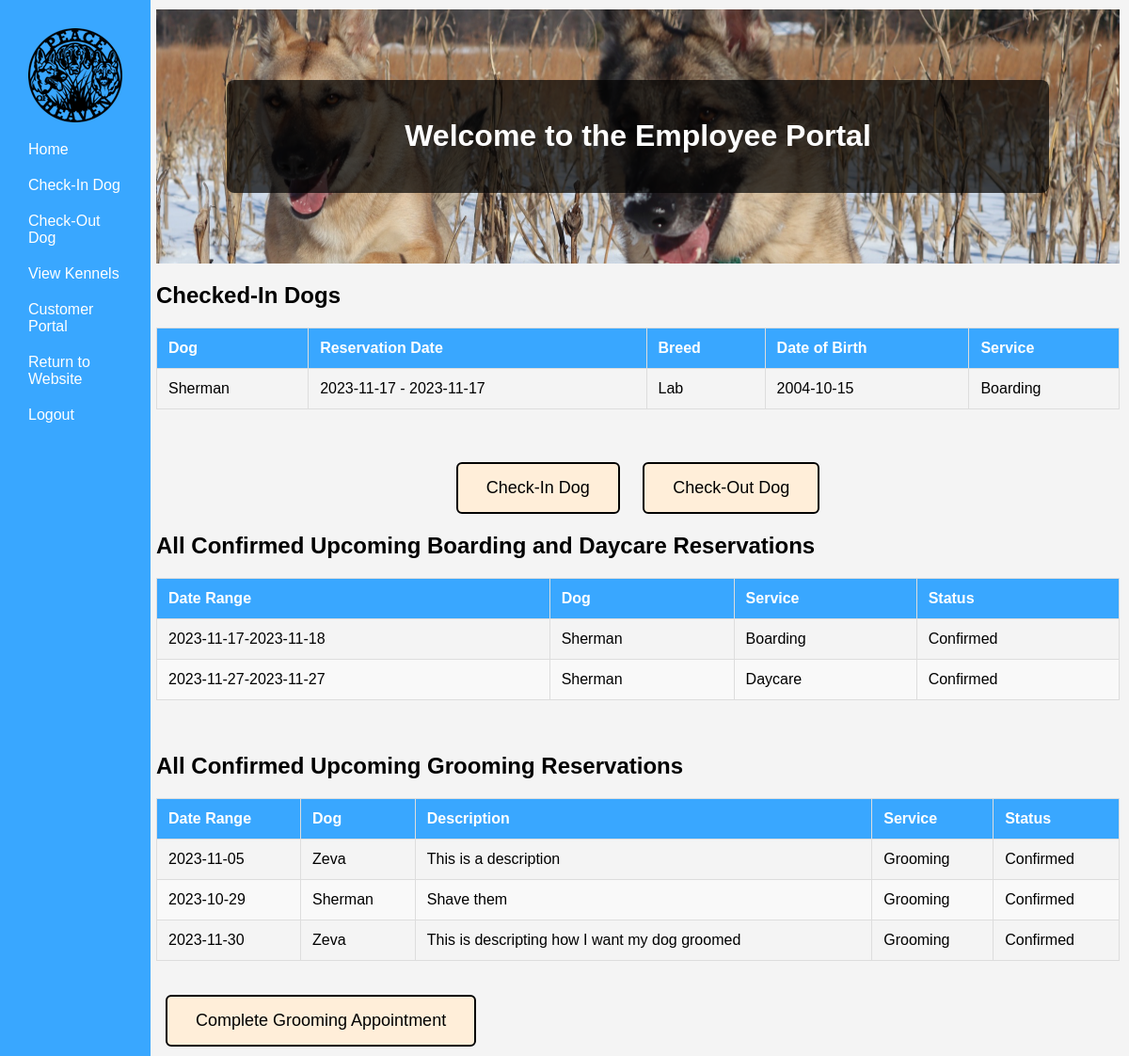
Page /php/Employee Portal/EmpHome.php (signed in) on the earlier database version.
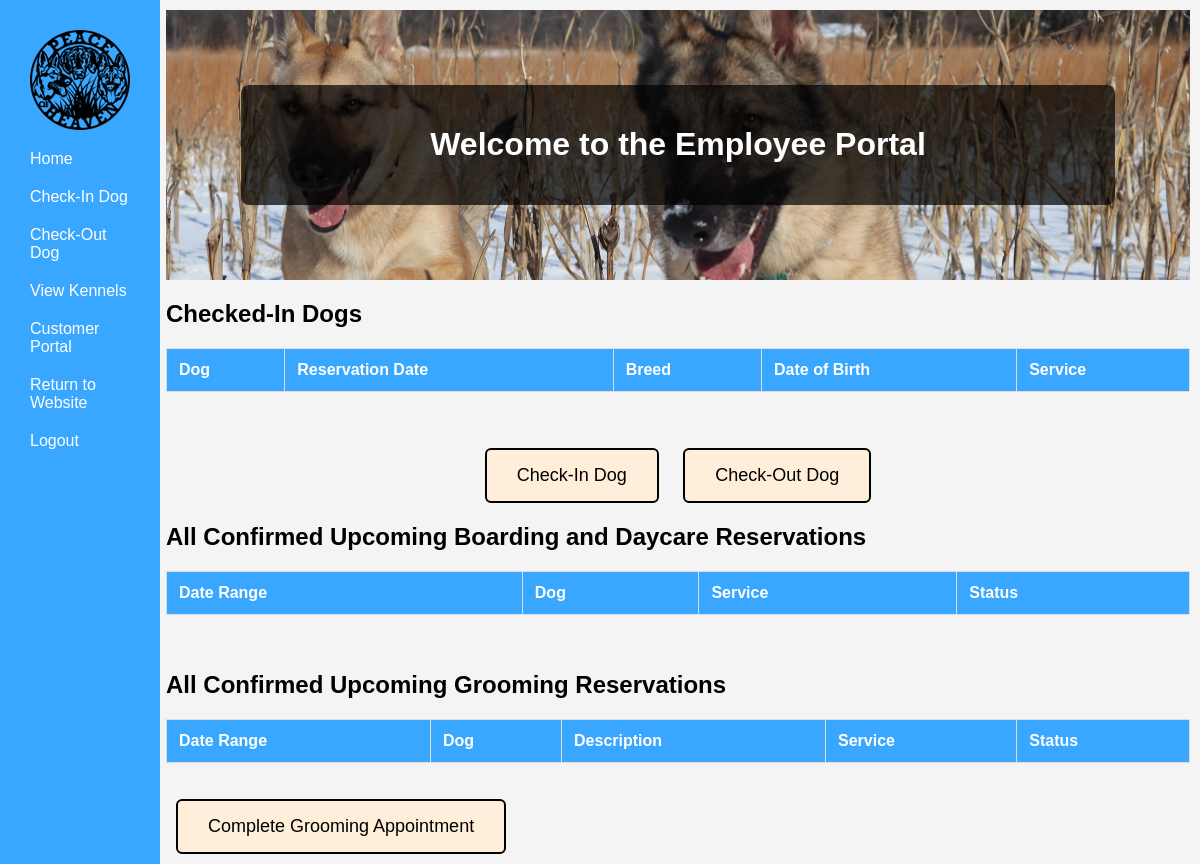
Same page on the later database version.
### tables this page shows
CREATE TABLE `reservation` (
  `Res_ID` int(11) NOT NULL,
  `ResStartTime` date NOT NULL,
  `ResEndTime` date NOT NULL,
  `EmerContact` varchar(255) NOT NULL,
  `EmerPhone` varchar(12) NOT NULL,
  `isCheckedIn` tinyint(1) NOT NULL,
  `ServiceType` text NOT NULL,
  `isApproved` tinyint(1) NOT NULL,
  `ResDesc` varchar(500) NOT NULL,
  `isFinished` tinyint(1) NOT NULL,
  `CustID` int(11) NOT NULL,
  `DogID` int(11) NOT NULL,
  `KennelID` int(11) NOT NULL
);

CREATE TABLE `dog` (
  `DogID` int(11) NOT NULL,
  `DogName` varchar(30) NOT NULL,
  `Breed` varchar(30) NOT NULL,
  `DogDOB` date NOT NULL,
  `Sex` char(1) NOT NULL,
  `isFixed` tinyint(1) NOT NULL,
  `Weight` int(3) NOT NULL,
  `Color` varchar(16) NOT NULL,
  `HasForms` tinyint(1) NOT NULL DEFAULT 0,
  `DogOtherInfo` varchar(500) NOT NULL,
  `CustID` int(11) NOT NULL
);

CREATE TABLE `grooming_reservation` (
  `GroomResID` int(11) NOT NULL,
  `ResStartDate` date NOT NULL,
  `ResEndDate` date NOT NULL,
  `EmerContact` varchar(255) NOT NULL,
  `EmerPhone` varchar(12) NOT NULL,
  `isApproved` tinyint(1) NOT NULL DEFAULT 0,
  `GroomingDesc` varchar(500) NOT NULL,
  `isFinished` tinyint(1) NOT NULL DEFAULT 0,
  `CustID` int(11) NOT NULL,
  `DogID` int(11) NOT NULL
);

### php/UserHandling/classes/Config.php (called while the page is built)
<?php
class Config {
    public static function get($path = null) {
        if($path) {
            $config = $GLOBALS['config'];
            $path = explode('/',$path);
            foreach($path as $bit ) {
                if(isset($config[$bit])) {
                    $config = $config[$bit];
                } else {
                    return false;
                }
            }
            return $config;
        }
        return false;
    }
}

### php/UserHandling/classes/DB.php (called while the page is built, shortened)
<?php
class DB {
    private static $_instance = null;
    private $_pdo,
            $_query,
            $_lastQuery,
            $_error = false,
            $_results,
            $_count = 0;
    private function __construct() {
        try {
            $this->_pdo = new PDO('mysql:host=' . Config::get('mysql/host') . ';dbname=' . Config::get('mysql/db'),Config::get('mysql/username'), Config::get('mysql/password'));
        } catch (PDOException $e) {
            die($e->getMessage());
        }
    }
    public static function getInstance() {
        if(!isset(self::$_instance)) {
            self::$_instance = new DB();
        }
        return self::$_instance;
    }
    public function query($sql, $params = array()) {
        $this->_error = false;
        if($this->_query = $this->_pdo->prepare($sql)) {
            $x=1;
            if(count($params)) {
                foreach($params as $param) {
                    $this->_query->bindValue($x, $param);
                    $x++;
                }
            }
            if($this->_query->execute()) {
                $this->_results = $this->_query->fetchAll(PDO::FETCH_OBJ);
                $this->_count = $this->_query->rowCount();
            } else {
                $this->_error = true;
            }
        }
        return $this;
    }
    public function get($table, $where) {
        return $this->action('SELECT *', $table, $where);
    }
    public function results() {
        return $this->_results;
    }
    public function first() {
        return $this->results()[0];
    }
    private function action ($action, $table, $where = array()) {
        if(count($where) === 3) {
            $operators = array('=','>','<','<=','>=');
            $field      = $where[0];
            $operator   = $where[1];
            $value      = $where[2];
            if (in_array($operator, $operators)) {
                $sql = "{$action} FROM {$table} WHERE {$field} {$operator} ?";
                if(!$this->query($sql,array($value))->error()) {
                    return $this;
                }
            }
        }
        return false;
    }
    public function count() {
        return $this->_count;
    }
    public function error() {
        return $this->_error;
    }
    public function selectWhere($table, $conditions = array()) {
        if (count($conditions) > 0) {
            $where = '';
            $x = 1;
            foreach ($conditions as $field => $value) {
                $where .= "{$field} = ?";
                if ($x < count($conditions)) {
                    $where .= ' AND ';
                }
                $x++;
            }
            $sql = "SELECT * FROM {$table} WHERE {$where}";
            if (!$this->query($sql, array_values($conditions))->error()) {
                return $this;
            }
        }
        return false;
    }
}

### php/UserHandling/classes/User.php (called while the page is built, shortened)
<?php
class User {
    private $_db,
            $_data,
            $_sessionName,
            $_cookieName,
            $_isLoggedIn;
    public function __construct($user = null) {
        $this->_db = DB::getInstance();
        $this->_sessionName = Config::get('session/session_name');
        if(!$user) {
            if(Session::exists($this->_sessionName)) {
                $user = Session::get($this->_sessionName);
                if($this->find($user)) {
                    $this->_isLoggedIn = true;
                } else {
                }
            }
        } else {
            $this->find($user);
        }
    }
    public function find($user = null) {
        if($user) {
            $field = (is_numeric($user)) ? 'id' : 'username';
            $data = $this->_db->get('users', array($field, '=', $user));
            if($data->count() > 0) {
                $this->_data = $data->first();
                return true;
            }
        }
        return false;
    }
    public function data() {
        return $this->_data;
    }
    public function isLoggedIn() {
        return $this->_isLoggedIn;
    }
}

### php/UserHandling/classes/Session.php (called while the page is built, shortened)
<?php
class Session {
    public static function exists($name) {
        return (isset($_SESSION[$name])) ? true : false;
    }
    public static function get($name) {
        return $_SESSION[$name];
    }
}

### php/UserHandling/classes/Reservation.php (called while the page is built, shortened)
<?php
class Reservation {
    private $_db,
            $_reservationData;
    public function __construct($service, array $dogs) {
        $this->_db = DB::getInstance();
    }
    public function getReservationData()
    {
        return $this->_reservationData;
    }
    public function getCheckedInReservations() {
        $whereConditions = array(
            'isApproved' => 1,
            'isCheckedIn' => 1,
            'isFinished' => 0,
        );
        $data = $this->_db->selectWhere('reservation', $whereConditions);
        if ($data->count() > 0) {
            $this->_reservationData = $data->results();
            return true;
        } else {
            return false;
        }
    }
    public function getConfirmedReservations(){
        $whereConditions = array(
            'isApproved' => 1,
            'isFinished' => 0,
        );
        $data = $this->_db->selectWhere('reservation', $whereConditions);
        if ($data->count() > 0) {
            $this->_reservationData = $data->results();
            return true;
        } else {
            return false;
        }
    }
}

### php/UserHandling/classes/Dog.php (called while the page is built, shortened)
<?php
class Dog {
    private $_db,
            $_dogData,
            $_sessionName;
    public function __construct() {
        $this->_db = DB::getInstance();
    }
    public function findDogInfoWithDogID($dog = null){
        if($dog){
            $fields = 'DogID';
            $data = $this->_db->get('dog', array($fields, '=', $dog));
            if($data->count() > 0) {
                $this->_dogData = $data->first();
                return true;
            }
        }else{
            return false;
        }
    }
    public function data(){
        return $this->_dogData;
    }
}

### php/UserHandling/classes/GroomingReservation.php (called while the page is built, shortened)
<?php
class GroomingReservation {
    private $_db,
            $_groomingReservationData,
            $_sessionName,
            $_cookieName;
    public function __construct($service, array $dogs) {
        $this->_db = DB::getInstance();
    }
    public function getReservationData()
    {
        return $this->_groomingReservationData;
    }
    public function getConfirmedGroomingReservations(){
        $whereConditions = array(
            'isApproved' => 1,
            'isFinished' => 0,
        );
        $data = $this->_db->selectWhere('grooming_reservation', $whereConditions);
        if ($data->count() > 0) {
            $this->_groomingReservationData = $data->results();
            return true;
        } else {
            return false;
        }
    }
}

### php/Employee Portal/EmpHome.php (the view, shortened to what the changed rows need)
<?php
    $user = new User();
    if($user->isLoggedIn()) {
    if($user->data()->group == 2 ){
        include("../Employee Portal/EmpNavBar.php");
    }
?>
<!DOCTYPE html>
<html>
<head>
    <link rel="stylesheet" href="/PeaceOfHeavenWebPage/css/EmpHome.css">
</head>
<body>
    <div class=content>
    <div class="header">
        <div class="welcome-box">
        <h1>Welcome to the Employee Portal</h1>
        </div>
    </div>
<h2>Checked-In Dogs</h2>
        <table>
            <thead>
            <tr>
                <th>Dog</th>
                <th>Reservation Date</th>
                <th>Breed</th>
                <th>Date of Birth</th>
                <th>Service</th>
            </tr>
            </thead>
            <tbody>
            <?php
            $reservation = new Reservation('reservation', array());
            $dog = new Dog();
            $reservation->getCheckedInReservations();
            $reservationData = $reservation->getReservationData();
            if(!empty($reservationData)){
                foreach ($reservationData as $reservation){
                    echo '<tr>';
                    $dog->findDogInfoWithDogID($reservation->DogID);
                    $dogData = $dog->data();
                    $dogName = $dog->data()->DogName;
                    echo '<td>'. $dogName . '</td>';
                    echo '<td>'. $reservation->ResStartTime . ' - ' .  $reservation->ResStartTime . '</td>';
                    echo '<td>' . $dogData->Breed . '</td>';
                    echo '<td>' . $dogData->DogDOB . '</td>';
                    echo '<td>' . $reservation->ServiceType . '</td>';
                    echo '</tr>';
                }
            }
            ?>
            </tbody>
        </table>
        <br><br>
         <h2>All Confirmed Upcoming Boarding and Daycare Reservations</h2>
        <table>
            <thead>
            <tr>
                <th>Date Range</th>
                <th>Dog</th>
                <th>Service</th>
                <th>Status</th>
            </tr>
            </thead>
            <tbody>
            <?php
                $reservation = new Reservation('service', array());
                $dog = new Dog();
                $reservation->getConfirmedReservations();
                $allReservations = $reservation->getReservationData();
                if(!empty($allReservations)){
                    foreach ($allReservations as $reservation){
                        echo '<tr>';
                        echo '<td>' . $reservation->ResStartTime . '-'.$reservation->ResEndTime.'</td>';
                        $dog->findDogInfoWithDogID($reservation->DogID);
                        $dogName = $dog->data()->DogName;
                        echo '<td>'.$dogName.'</td>';
                        echo '<td>' . $reservation->ServiceType .'</td>';
                        echo '<td> Confirmed </td>';
                        echo '</tr>';
                    }
                }
            ?>
            </tbody>
        </table>
        <br><br>
                <h2>All Confirmed Upcoming Grooming Reservations</h2>
        <table>
            <thead>
            <tr>
                <th>Date Range</th>
                <th>Dog</th>
                <th>Description</th>
                <th>Service</th>
                <th>Status</th>
            </tr>
            </thead>
            <tbody>
            <?php
                $reservation = new GroomingReservation('service', array());
                $dog = new Dog();
                $reservation->getConfirmedGroomingReservations();
                $allReservations = $reservation->getReservationData();
                if(!empty($allReservations)){
                    foreach ($allReservations as $reservation){
                        echo '<tr>';
                        echo '<td>' . $reservation->ResStartDate . '</td>';
                        $dog->findDogInfoWithDogID($reservation->DogID);
                        $dogName = $dog->data()->DogName;
                        echo '<td>'.$dogName.'</td>';
                        $groomDesc = $reservation->GroomingDesc;
                        echo '<td>'.$groomDesc.'</td>';
                        echo '<td> Grooming </td>';
                        echo '<td> Confirmed </td>';
                        echo '</tr>';
                    }
                }
            ?>
            </tbody>
        </table>
        <br><br>
    </div>
</body>
</html>
<?php } ?>

Differences in the rows shown:
removed reservation: DogID.DogName "Sherman", ResStartTime "2023-11-17", DogID.Breed "Lab", DogID.DogDOB "2004-10-15", ServiceType "Boarding", ResEndTime "2023-11-18"
removed reservation: ResStartTime "2023-11-27", ResEndTime "2023-11-27", DogID.DogName "Sherman", ServiceType "Daycare", shown under "All Confirmed Upcoming Boarding and Daycare Reservations"
removed grooming_reservation: ResStartDate "2023-11-05", DogID.DogName "Zeva", GroomingDesc "This is a description"
removed grooming_reservation: ResStartDate "2023-10-29", DogID.DogName "Sherman", GroomingDesc "Shave them"
removed grooming_reservation: ResStartDate "2023-11-30", DogID.DogName "Zeva", GroomingDesc "This is descripting how I want my dog groomed"
